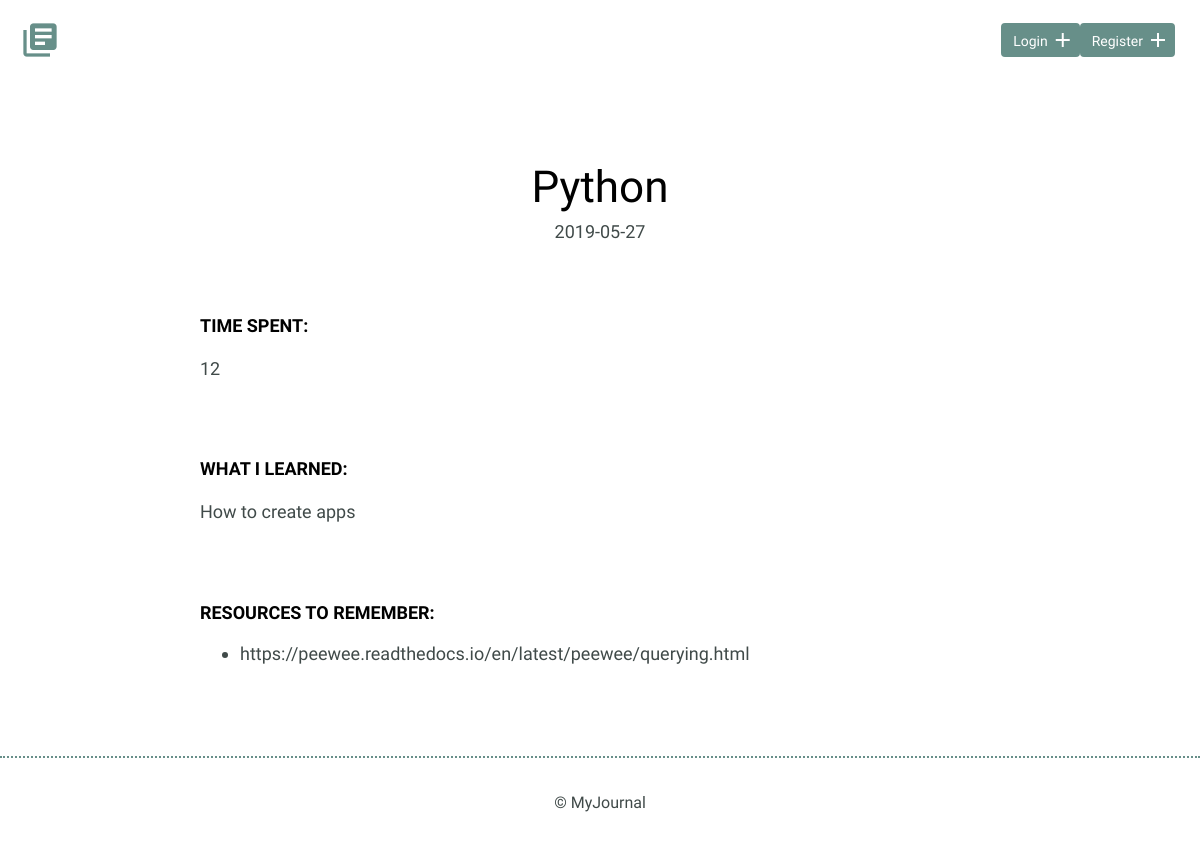
/entries/1, run on the app's committed database.
### models.py (models this page shows)
class Entry(Model):
    user = ForeignKeyField(User, related_name='entries')
    title = CharField(max_length=100)
    date = DateField(formats=['%Y-%m-%d'])
    time = IntegerField()
    learned = TextField()
    resources = TextField()
    class Meta:
        database = DATABASE
        order_by = ('date',)

### app.py (the view)
@app.route('/entries/<id>')
def view_entry(id):
    try:
        entry = models.Entry.select().where(models.Entry.id == id).get()
    except models.DoesNotExist:
        abort(404)
    return render_template('detail.html', entry=entry)

### app.py (called while the page is built)
@app.before_request
def before_request():
    g.db = models.DATABASE
    g.db.connect()
    g.user = current_user

@app.after_request
def after_request(response):
    g.db.close()
    return response

### templates/detail.html (shortened to what this page needs)
{% extends 'layout.html' %}
{% block content %}
<section>
  <div class="container">
    <div class="entry-list single">
      <article>
        <h1>{{ entry.title }}</h1>
        <time datetime="{{ entry.date.strftime('%Y-%m-%d') }}">{{ entry.date.strftime('%Y-%m-%d') }}</time>
        <div class="entry">
          <h3>Time Spent: </h3>
            <p>{{ entry.time }}</p>
        </div>
        <div class="entry">
          <h3>What I Learned:</h3>
            <p>{{ entry.learned }}</p>
        </div>
        <div class="entry">
          <h3>Resources to Remember:</h3>
            <ul>
              <li>{{ entry.resources }}</li>
            </ul>
        </div>
      </article>
    </div>
  </div>
</section>
{% endblock %}

### static/css/site.css (style rules this page uses)
body { font-size: 16px; color: #404a49; font-family: 'Cousine', serif; font-weight: 400; }
.container { margin: 0 auto; padding: 0 25px; }
h1, h2, h3 { margin: 0; font-weight: 400; line-height: 1em; color: #000; }
h1 { font-size: 44px; margin-bottom: 12px; }
h3 { font-size: 18px; font-family: 'Work Sans', serif; font-weight: 600; text-transform: uppercase; }
p { line-height: 1.8em; font-size: 18px; }
ul li { line-height: 1.8em; font-size: 18px; }
.entry-list, .edit-entry, .new-entry { max-width: 800px; margin: 0 auto; padding: 70px 0 150px 0; }
.entry-list article { margin-bottom: 70px; text-align: center; }
.entry-list article:last-child { margin-bottom: 0; }
.entry-list.single { padding-bottom: 70px; }
.entry-list.single time { font-size: 18px; }
.entry { max-width: 800px; margin: 75px auto 0 auto; text-align: left; }
.entry p { margin-bottom: 40px; }

### data on the page
Entry: title "Python", date "2019-05-27", time "12", learned "How to create apps", resources "https://peewee.readthedocs.io/en/latest/peewee/querying.html"
